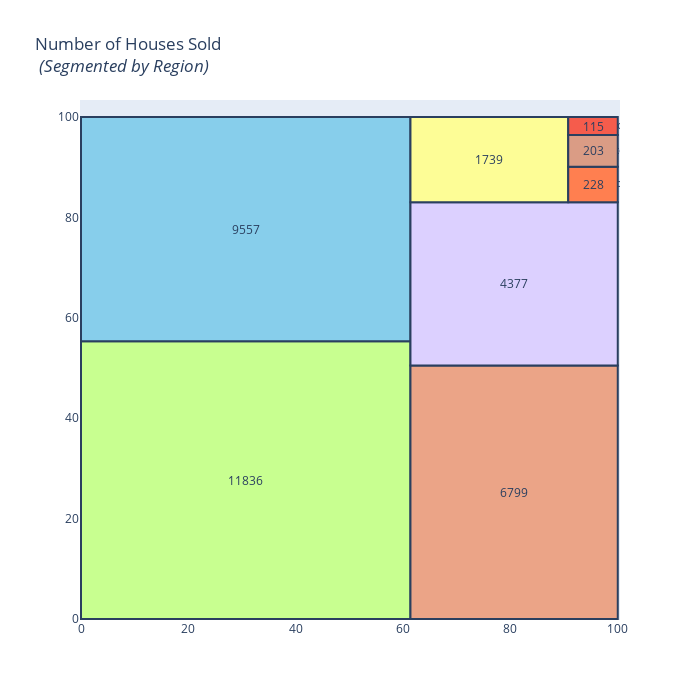

Notebook code cell kept with this figure:
### Code cell
# Number of houses sold by region
x = 0
y = 0
width = 100
height = 100

region_names = sales['Regionname'].value_counts().index
values = sales['Regionname'].value_counts().tolist()

normed = squarify.normalize_sizes(values, width, height)
rects = squarify.squarify(normed, x, y, width, height)

colors = ['rgb(200, 255, 144)','rgb(135, 206, 235)',
          'rgb(235, 164, 135)','rgb(220, 208, 255)',
          'rgb(253, 253, 150)','rgb(255, 127, 80)',
         'rgb(218, 156, 133)', 'rgb(245, 92, 76)']

shapes = []
annotations = []
counter = 0

for r in rects:
    shapes.append(
        dict(
            type = 'rect',
            x0 = r['x'],
            y0 = r['y'],
            x1 = r['x'] + r['dx'],
            y1 = r['y'] + r['dy'],
            line = dict(width=2),
            fillcolor = colors[counter]
        )
    )
    annotations.append(
        dict(
            x = r['x']+(r['dx']/2),
            y = r['y']+(r['dy']/2),
            text = values[counter],
            showarrow = False
        )
    )
    counter = counter + 1
    if counter >= len(colors):
        counter = 0

# For hover text
trace0 = go.Scatter(
    x = [ r['x']+(r['dx']/2) for r in rects],
    y = [ r['y']+(r['dy']/2) for r in rects],
    text = [ str(v) for v in region_names],
    mode='text',
)

layout = dict(
    title='Number of Houses Sold <br> <i>(Segmented by Region)</i>',
    height=700,
    width=700,
    xaxis=dict(showgrid=False,zeroline=False),
    yaxis=dict(showgrid=False,zeroline=False),
    shapes=shapes,
    annotations=annotations,
    hovermode='closest'
)

# With hovertext
figure = dict(data=[trace0], layout=layout)

iplot(figure, filename='squarify-treemap')

### Figure 1 — Plotly figure (JSON) as saved in the notebook; plotly's stock layout.template omitted (floating-point values rounded to 4 significant figures)
{"data": [{"mode": "text", "text": ["Southern Metropolitan", "Northern Metropolitan", "Western Metropolitan", "Eastern Metropolitan", "South-Eastern Metropolitan", "Eastern Victoria", "Northern Victoria", "Western Victoria"], "x": [30.69, 30.69, 80.69, 80.69, 76.08, 95.39, 95.39, 95.39], "y": [27.66, 77.66, 25.25, 66.77, 91.51, 86.57, 93.27, 98.21], "type": "scatter"}], "layout": {"annotations": [{"showarrow": false, "text": "11836", "x": 30.69, "y": 27.66}, {"showarrow": false, "text": "9557", "x": 30.69, "y": 77.66}, {"showarrow": false, "text": "6799", "x": 80.69, "y": 25.25}, {"showarrow": false, "text": "4377", "x": 80.69, "y": 66.77}, {"showarrow": false, "text": "1739", "x": 76.08, "y": 91.51}, {"showarrow": false, "text": "228", "x": 95.39, "y": 86.57}, {"showarrow": false, "text": "203", "x": 95.39, "y": 93.27}, {"showarrow": false, "text": "115", "x": 95.39, "y": 98.21}], "height": 700, "hovermode": "closest", "shapes": [{"fillcolor": "rgb(200, 255, 144)", "line": {"width": 2}, "type": "rect", "x0": 0, "x1": 61.38, "y0": 0, "y1": 55.33}, {"fillcolor": "rgb(135, 206, 235)", "line": {"width": 2}, "type": "rect", "x0": 0, "x1": 61.38, "y0": 55.33, "y1": 100}, {"fillcolor": "rgb(235, 164, 135)", "line": {"width": 2}, "type": "rect", "x0": 61.38, "x1": 100, "y0": 0, "y1": 50.51}, {"fillcolor": "rgb(220, 208, 255)", "line": {"width": 2}, "type": "rect", "x0": 61.38, "x1": 100, "y0": 50.51, "y1": 83.03}, {"fillcolor": "rgb(253, 253, 150)", "line": {"width": 2}, "type": "rect", "x0": 61.38, "x1": 90.77, "y0": 83.03, "y1": 100}, {"fillcolor": "rgb(255, 127, 80)", "line": {"width": 2}, "type": "rect", "x0": 90.77, "x1": 100, "y0": 83.03, "y1": 90.11}, {"fillcolor": "rgb(218, 156, 133)", "line": {"width": 2}, "type": "rect", "x0": 90.77, "x1": 100, "y0": 90.11, "y1": 96.42}, {"fillcolor": "rgb(245, 92, 76)", "line": {"width": 2}, "type": "rect", "x0": 90.77, "x1": 100.0, "y0": 96.42, "y1": 100}], "title": {"text": "Number of Houses Sold <br> <i>(Segmented by Region)</i>"}, "width": 700, "xaxis": {"showgrid": false, "zeroline": false}, "yaxis": {"showgrid": false, "zeroline": false}}}
